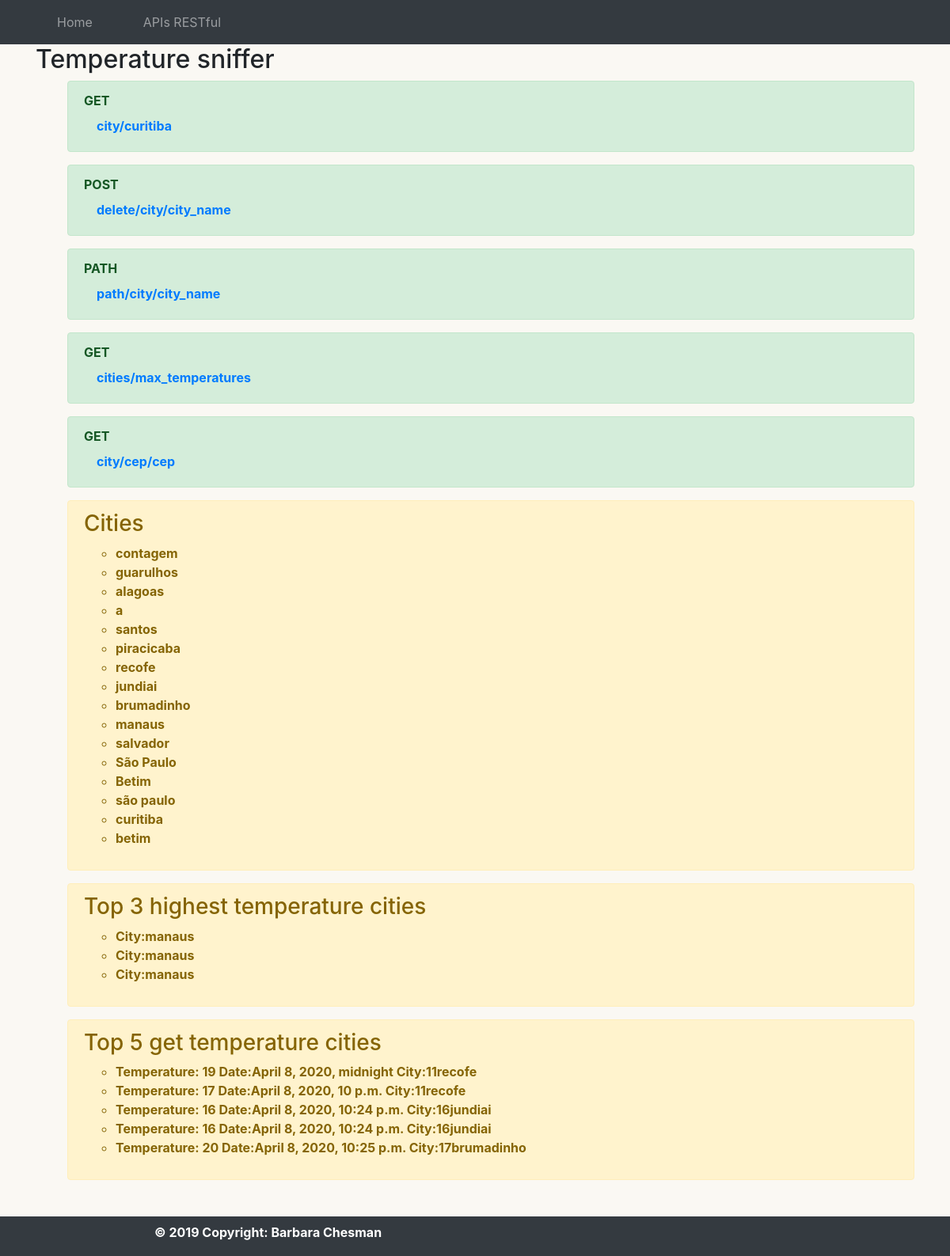
The page / on the database its author committed.
### weather/models.py (models this page shows)
class City(models.Model):
    city_name = models.CharField(max_length=80)

class Temperatures(models.Model):
    city = models.ForeignKey(City, on_delete=models.CASCADE)
    date = models.DateTimeField('date published')
    temperature = models.IntegerField(default=0)

### weather/views.py (the view)
# urls.py: path('', views.ApiView.as_view(), name='home'),
class ApiView(TemplateView):
    template_name = "home.html"
    def get_context_data(self, **kwargs):
        context = super(ApiView, self).get_context_data(**kwargs)
        context['latest_temperatures'] = Temperatures.objects.all()[:5]
        context['cities_max_temperatures'] = cities_max_temperatures()
        context['cities'] = City.objects.all()
        return context

### weather/views.py (called while the page is built)
def cities_max_temperatures():
    temperatures = Temperatures.objects.order_by('-temperature')[:3]
    return temperatures

### weather/templates/home.html
{% extends 'base.html' %}
{% block content %}
<h2>Temperature sniffer</h2>
<b>
  <ul>
    <div class="alert alert-success" role="alert">
      <p style="margin: 0;">GET<a class="nav-link" href="http://127.0.0.1:8000/city/betim">city/curitiba</a></p>
    </div>
    <div class="alert alert-success" role="alert">
      <p style="margin: 0;">POST<a class="nav-link" href="http://127.0.0.1:8000/delete/city/betim">delete/city/city_name</a></p>
    </div>
    <div class="alert alert-success" role="alert">
      <p style="margin: 0;">PATH<a class="nav-link" href="http://127.0.0.1:8000/path/city/betim">path/city/city_name</a></p>
    </div>
    <div class="alert alert-success" role="alert">
      <p style="margin: 0;">GET<a class="nav-link" href="http://127.0.0.1:8000/cities/max_temperatures">cities/max_temperatures</a></p>
    </div>
    <div class="alert alert-success" role="alert">
      <p style="margin: 0;">GET<a class="nav-link" href="http://127.0.0.1:8000/city/cep/04120080">city/cep/cep</a></p>
    </div>
    <div class="alert alert-warning" role="alert">
      <p style="margin: 0;">
      <h3>Cities</h3>
            {% if cities %}
      <ul>
        {% for t in cities %}
        <li>
          {{t.city_name}}
        </li>
        {% endfor %}
      </ul>
      {% else %}
      <p>There are no weathers in the database.</p>
      {% endif %}
      </p>
    </div>
    <div class="alert alert-warning" role="alert">
      <p style="margin: 0;">
      <h3>Top 3 highest temperature cities</h3>
            {% if cities_max_temperatures %}
      <ul>
        {% for t in cities_max_temperatures %}
        <li>
          City:{{t.city.city_name}}
        </li>
        {% endfor %}
      </ul>
      {% else %}
      <p>There are no weathers in the database.</p>
      {% endif %}
      </p>
    </div>
    <div class="alert alert-warning" role="alert">
      <p style="margin: 0;">
        {% if latest_temperatures %}
      <h3>Top 5 get temperature cities</h3>
      <ul>
        {% for t in latest_temperatures %}
        <li>
          Temperature: {{ t.temperature }}</a> Date:{{t.date}} </a> City:{{t.city.id}}{{t.city.city_name}}
        </li>
        {% endfor %}
      </ul>
      {% else %}
      <p>There are no weathers in the database.</p>
      {% endif %}
      </p>
    </div>
  </ul>
  {% endblock %}

### rows shown on the page
City: city_name "contagem"
City: city_name "guarulhos"
City: city_name "alagoas"
City: city_name "a"
City: city_name "santos"
City: city_name "piracicaba"
City: city_name "recofe"
City: city_name "jundiai"
City: city_name "brumadinho"
City: city_name "manaus"
City: city_name "salvador"
City: city_name "São Paulo"
City: city_name "Betim"
City: city_name "são paulo"
City: city_name "curitiba"
City: city_name "betim"
Temperatures: city.city_name "manaus"
Temperatures: city.city_name "manaus"
Temperatures: city.city_name "manaus"
Temperatures: temperature "19", date "April 8, 2020, midnight", city.id "11", city.city_name "recofe"
Temperatures: temperature "17", date "April 8, 2020, 10 p.m.", city.id "11", city.city_name "recofe"
Temperatures: temperature "16", date "April 8, 2020, 10:24 p.m.", city.id "16", city.city_name "jundiai"
Temperatures: temperature "16", date "April 8, 2020, 10:24 p.m.", city.id "16", city.city_name "jundiai"
Temperatures: temperature "20", date "April 8, 2020, 10:25 p.m.", city.id "17", city.city_name "brumadinho"
